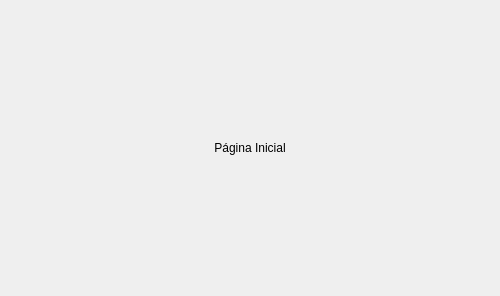
<?xml version="1.0" encoding="UTF-8"?>
<ui version="4.0">
 <class>application_pages</class>
 <widget class="QStackedWidget" name="application_pages">
  <property name="geometry">
   <rect>
    <x>0</x>
    <y>0</y>
    <width>500</width>
    <height>296</height>
   </rect>
  </property>
  <property name="windowTitle">
   <string>StackedWidget</string>
  </property>
  <widget class="QWidget" name="page_1">
   <layout class="QVBoxLayout" name="verticalLayout">
    <item>
     <widget class="QLabel" name="label_1">
      <property name="text">
       <string>Página Inicial</string>
      </property>
      <property name="alignment">
       <set>Qt::AlignCenter</set>
      </property>
     </widget>
    </item>
   </layout>
  </widget>
  <widget class="QWidget" name="page_2">
   <layout class="QVBoxLayout" name="verticalLayout_2">
    <item>
     <widget class="QLabel" name="label_2">
      <property name="text">
       <string>Página 2</string>
      </property>
      <property name="alignment">
       <set>Qt::AlignCenter</set>
      </property>
     </widget>
    </item>
   </layout>
  </widget>
  <widget class="QWidget" name="page_3">
   <layout class="QVBoxLayout" name="verticalLayout_3">
    <item>
     <widget class="QLabel" name="label_3">
      <property name="text">
       <string>Página 3</string>
      </property>
      <property name="alignment">
       <set>Qt::AlignCenter</set>
      </property>
     </widget>
    </item>
   </layout>
  </widget>
 </widget>
 <resources/>
 <connections/>
</ui>
